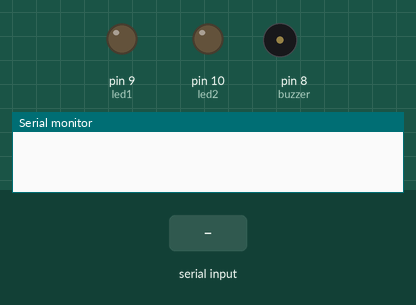
Simulated run of this sketch. Board: Arduino Mega 2560, built with avr-gcc and run on an emulated ATmega2560. Parts: output pins drawn as LEDs (lit = HIGH), buzzer (waves = sounding), the last lines printed to the serial monitor. Dashed ring = blinking. The test bench sets the inputs (shaded band).

Above: at 1.2 s.
1.3 s: "t" received over Serial
At 1.7 s:
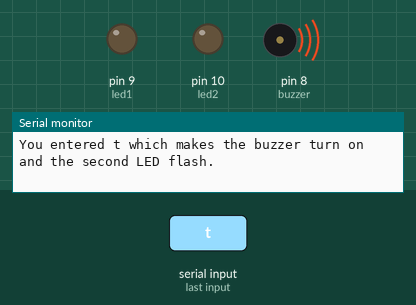
At 2.2 s:
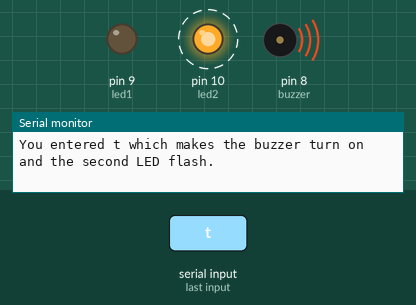
4.3 s: "x" received over Serial
At 5.7 s:
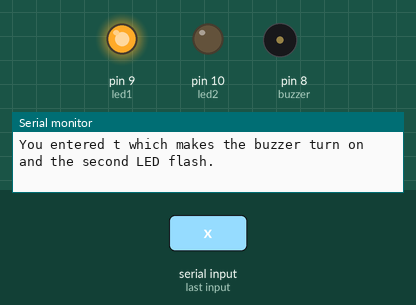
Timing chart, 0 to 8.8 s (numbered marks = the images above; inputs shaded):
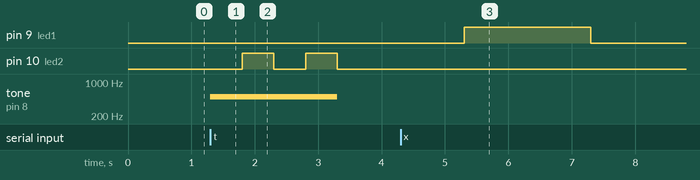

Measured:
- after the input at 1.3 s, pin 10 (led2): alternates HIGH for 0.50 s and LOW for 0.50 s, starting after 0.50 s; tone on pin 8 (buzzer): silent → 500 Hz at once, → silent 2.0 s later
- after the input at 4.3 s, pin 9 (led1): LOW → HIGH after 1.0 s, → LOW 2.0 s later

The sketch:

Bluetoothconnection.ino
```cpp
/*
  Bluetooth communication

  By putting Serial this will print the messages in the serial monitor
  By putting Serial1 this will print the messages in putty window

  Was unsure what you wanted for task 14 of the lab but I understand how to display the message in
  the arduino program and external program like putty.
 */
int led2 = 10;
int led1 = 9;                           // Use digital pin 11 for the led
int buzzer = 8;
char inVal;                             // Use this to read a character from the serial port

/****************************************************************************************************************************/

void setup()
{
  pinMode(led1, OUTPUT);// Initialise digital pin for the LED
  pinMode(led2, OUTPUT);
  pinMode(buzzer, OUTPUT);
  Serial.begin(115200);
  Serial1.begin(115200);// Set the Baudrate to 115200 on putty as well (note which serial port)
}

/***************************************************************************************************************************/

void loop()
{
  if (Serial.available()>0)            // Will only read the serial when something is entered (have to enter the x twice to stop)
    {
    inVal=Serial.read();               // Reads data from the serial port
   switch(inVal)
   {
    case 'x':                   // If you enter 1 the  first LED will turn on then off
    {
      digitalWrite(led1, HIGH);         // Turns the LED 1 on
      Serial1.println("You entered x"); // Prints out this message
      delay(2000);                      // Wait for 2 seconds
      digitalWrite(led1, LOW);          // Turns the LED 1 off
      Serial.println("You entered x, which turned the first LED on for 2 second");
    }
    break;
  {
    case 't':
      digitalWrite(led1, LOW);
      tone(buzzer, 500, 2000);
      Serial1.println("Waiting for command.......");
      Serial.println("You entered t which makes the buzzer turn on and the second LED flash.");
      digitalWrite(led2, LOW);
      delay(500);
      digitalWrite(led2, HIGH);
      delay(500);
      digitalWrite(led2, LOW);
      delay(500);
      digitalWrite(led2, HIGH);
      delay(500);
      digitalWrite(led2, LOW);
      delay(2000);
  }
   }
  }
}

/*********************************************************************************************************************************/
```
